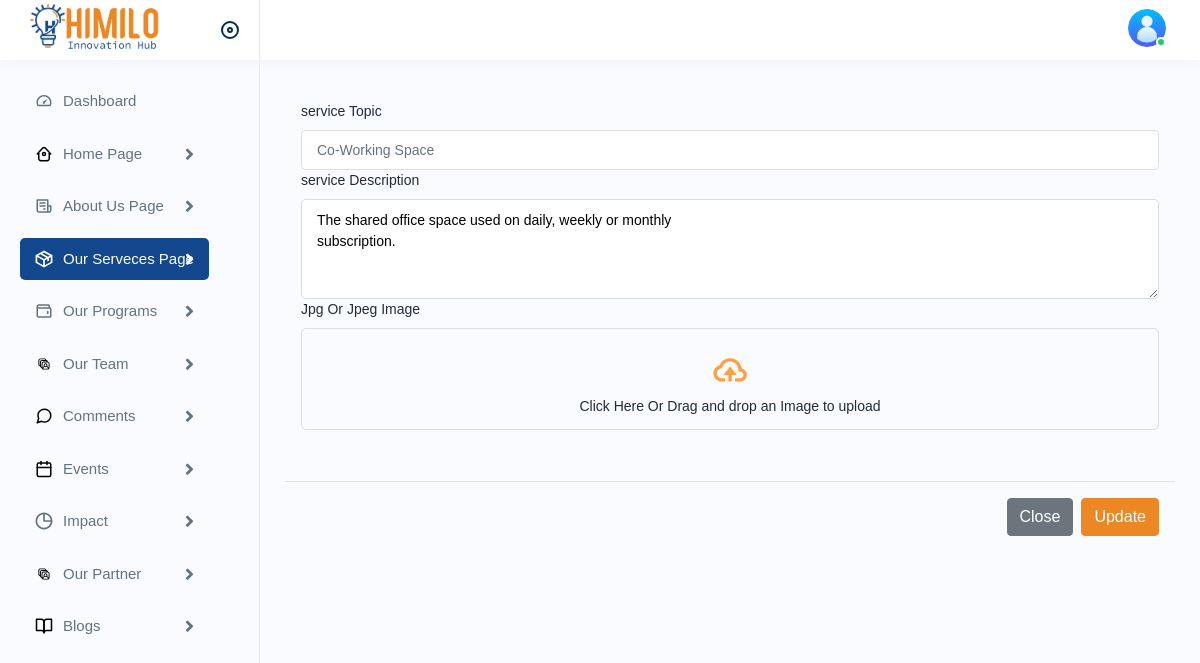
The app's page /admin/update_service.php?serv_id=9 (signed in) with its own data.
### tables this page shows
CREATE TABLE `users` (
  `id` int(11) NOT NULL,
  `user_name` varchar(255) NOT NULL,
  `f_name` varchar(255) NOT NULL,
  `l_name` varchar(255) NOT NULL,
  `image` longtext NOT NULL,
  `email` varchar(255) NOT NULL,
  `phone` varchar(255) NOT NULL,
  `my_password` varchar(255) NOT NULL,
  `create_date` timestamp NOT NULL DEFAULT current_timestamp() ON UPDATE current_timestamp()
);

CREATE TABLE `our_ser` (
  `id` int(11) NOT NULL,
  `image` longtext NOT NULL,
  `topic` varchar(255) NOT NULL,
  `text` text NOT NULL,
  `create_date` timestamp NOT NULL DEFAULT current_timestamp() ON UPDATE current_timestamp()
);

### admin/update_service.php (the view, shortened to what this page needs)
<?php
include "conn.php";
?>
<!DOCTYPE html>
<html lang="en">
<head>
<link href="https://cdn.jsdelivr.net/npm/bootstrap@5.1.3/dist/css/bootstrap.min.css" rel="stylesheet">
<link rel="stylesheet" href="assets/css/bootstrap.min.css">
<link rel="stylesheet" href="assets/css/animate.css">
<link rel="stylesheet" href="assets/css/dataTables.bootstrap4.min.css">
<link rel="stylesheet" href="assets/plugins/fontawesome/css/fontawesome.min.css">
<link rel="stylesheet" href="assets/plugins/fontawesome/css/all.min.css">
<link rel="stylesheet" href="assets/css/style.css">
<link rel="stylesheet" href="https://cdn.jsdelivr.net/npm/alertifyjs/build/css/alertify.min.css" />
<link rel="stylesheet" href="https://cdn.jsdelivr.net/npm/alertifyjs/build/css/themes/default.min.css" />
</head>
<body>
<div class="main-wrapper">
<div class="sidebar" id="sidebar">
<div class="sidebar-inner slimscroll">
<div id="sidebar-menu" class="sidebar-menu">
<ul>
<li class="">
<a href="index.php"><img src="assets/img/icons/dashboard.svg" alt="img"><span> Dashboard</span> </a>
</li>
<li class="submenu ">
<a  href="javascript:void(0);"><img src="assets/img/icons/house.svg" alt="img"><span> Home Page</span> <span class="menu-arrow"></span></a>
</li>
<li class="submenu">
<a  href="javascript:void(0);"><img src="assets/img/icons/purchase1.svg" alt="img"><span> About Us Page</span> <span class="menu-arrow"></span></a>
</li>
<li class="submenu">
<a class="active" href="javascript:void(0);"><img src="assets/img/icons/product.svg" alt="img"><span> Our Serveces Page</span> <span class="menu-arrow"></span></a>
</li>
<li class="submenu">
<a href="our_prog.php"><img src="assets/img/icons/expense1.svg" alt="img"><span> Our Programs</span> <span class="menu-arrow"></span></a>
</li>
<li class="submenu">
<a href="javascript:void(0);"><img src="assets/img/icons/users.svg" alt="img"><span> Our Team</span> <span class="menu-arrow"></span></a>
</li>
<li class="submenu">
<a href="javascript:void(0);"><img src="assets/img/icons/coment.svg" alt="img"><span> Comments</span> <span class="menu-arrow"></span></a>
</li>
<li class="submenu">
<a href="javascript:void(0);"><img src="assets/img/icons/calendar.svg" alt="img"><span> Events</span> <span class="menu-arrow"></span></a>
</li>
<li class="submenu">
<a href="javascript:void(0);"><img src="assets/img/icons/time.svg" alt="img"><span>Impact</span> <span class="menu-arrow"></span></a>
</li>
<li class="submenu">
<a href="javascript:void(0);"><img src="assets/img/icons/users.svg" alt="img"><span>Our Partner</span> <span class="menu-arrow"></span></a>
</li>
<li class="submenu">
<a href="javascript:void(0);"><img src="assets/img/icons/book-open.svg" alt="img"><span>Blogs</span> <span class="menu-arrow"></span></a>
</li>
</ul>
</div>
</div>
</div>
<?php
include "header.php";
?>
<div class="page-wrapper">
<div class="content">
<div class="modal-body">
    <?php
    $serv_id=$_GET['serv_id'];
$select_serv=mysqli_query($conn,"SELECT * FROM our_ser WHERE id='$serv_id'");
if(mysqli_num_rows($select_serv)>0)
{
    while($serv_row=mysqli_fetch_assoc($select_serv))
    {
        $serv_topic=$serv_row['topic'];
$serv_text=$serv_row['text'];
?>
        <form class="form-group" action="serv_update.php"  method="post" enctype="multipart/form-data">
        <label for="Main_Topic">service Topic</label>
          <input value="<?php echo $serv_topic ; ?>" class="from-control" name="topic"  type="text">
          <label for="Main_Topic">service Description</label>
          <textarea  class="form-control" name="text" id="" cols="30" rows="10"><?php echo $serv_text ; ?></textarea>
          <div class="col-lg-12">
            <div class="form-group">
              <label>Jpg Or Jpeg Image</label>
              <div class="image-upload">
                <div class="image-uploads">
                  <img src="assets/img/icons/upload.svg" alt="img">
                  <h4 id="fileUploadText">Click Here Or Drag and drop an Image to upload</h4>
                </div>
              </div>
            </div>
          </div>
      </div>
      <div class="modal-footer">
        <a  class="btn btn-secondary" href="our_ser.php" >Close</a>
        <button  name="submit" type="submit" class="btn btn-primary">Update</button>
      </div>
      <?php
          }
        }
      ?>
</div></div></div>
</body>
</html>

### admin/header.php (shortened to what this page needs)
<div class="header">
<div class="header-left active">
<a href="#" class="logo">
<img src="assets/img/logo.png" alt="">
</a>
<a id="toggle_btn" href="javascript:void(0);">
</a>
</div>
<ul class="nav user-menu timka">
<li class="nav-item nav-target-me">
</li>
  <?php
$read=mysqli_query($conn,"SELECT * FROM users WHERE id='$_SESSION[user_id]'");
if($rowka=mysqli_num_rows($read)>0){
    while($rowka=mysqli_fetch_assoc($read)){
$img=$rowka['image'];
?>
<li class="nav-item dropdown has-arrow main-drop">
<a href="javascript:void(0);" class="dropdown-toggle nav-link userset" data-bs-toggle="dropdown">
<span class="user-img"><img src="<?php  echo $img ;  ?>" alt="">
<span class="status online"></span></span>
</a>
<?php
   }}
?>
</li>
</ul>
</div>

### admin/header.php (style rules this page uses)
.datetime-info, .nav-target-me { display: flex !important; color: #ec8723; font-weight: bold; justify-content: space-between; margin-top: 10px; margin-right: 30px; }

### records on screen
users: image (placeholder picture)
our_ser: topic "Co-Working Space", text "The shared office space used on daily, weekly or monthly subscription."
